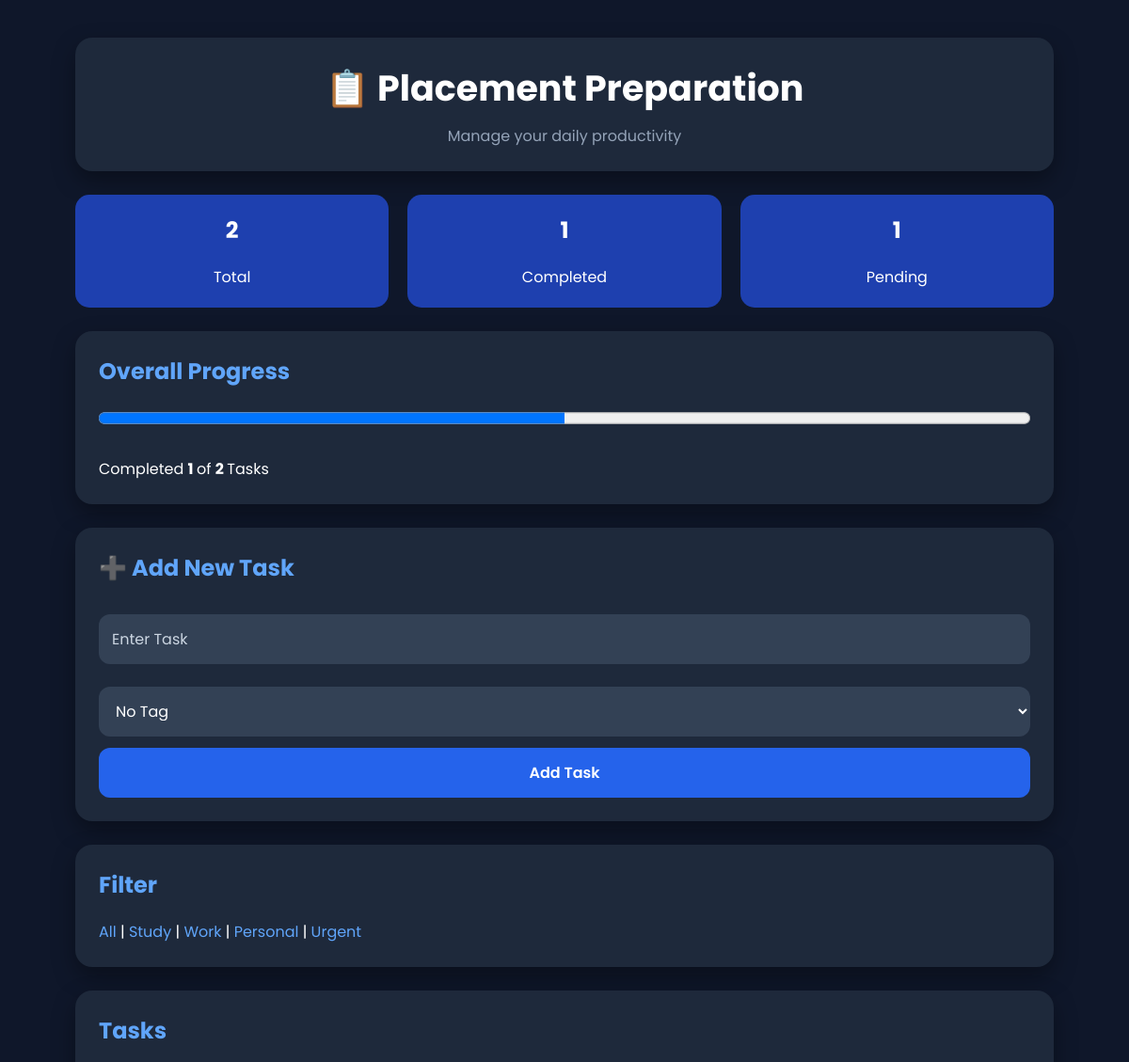
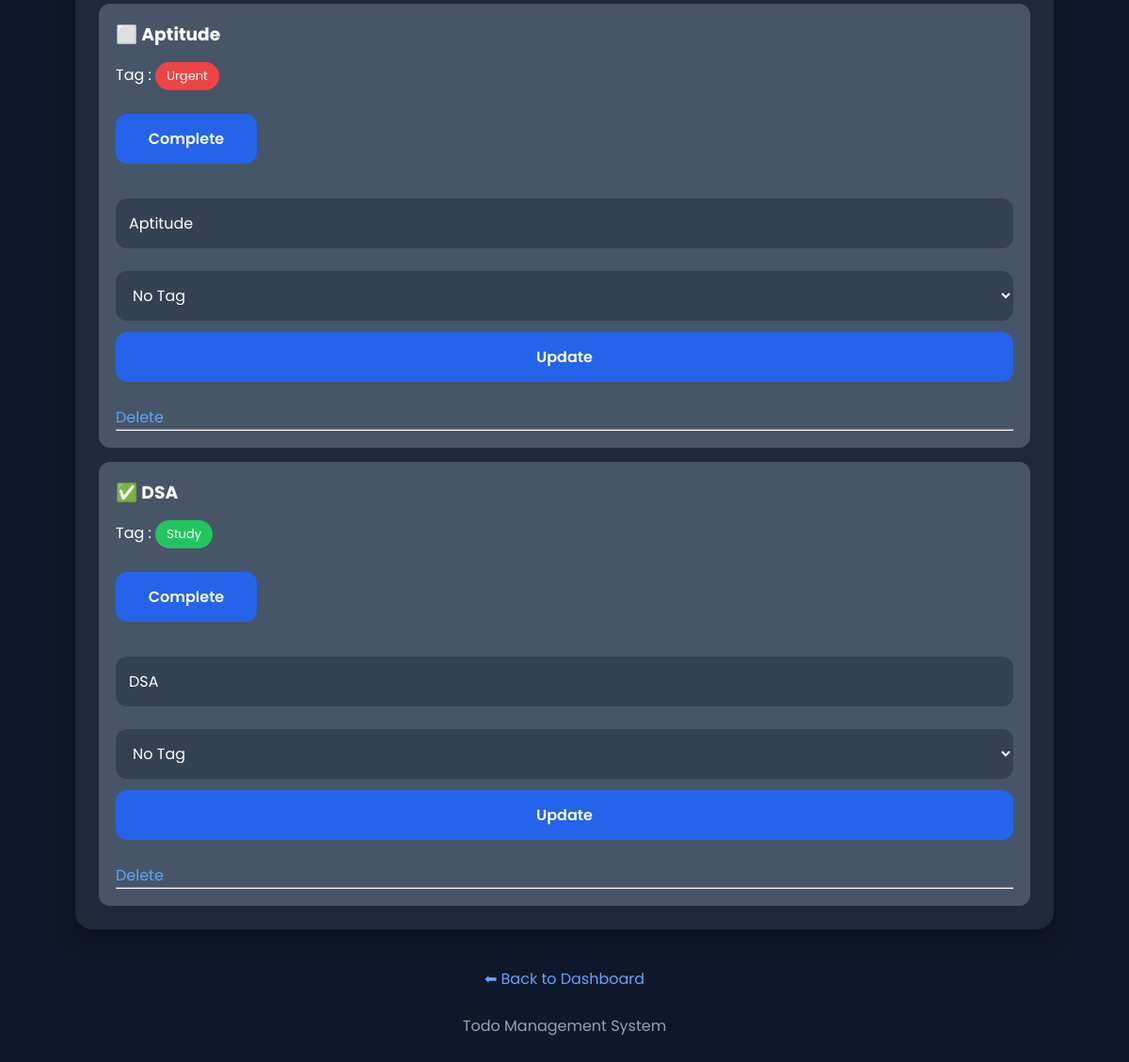
Page /todo/2 (signed in) on the committed database (2 pictures, top to bottom).
### tables this page shows
CREATE TABLE todo_lists(
        id INTEGER PRIMARY KEY AUTOINCREMENT,
        user_id INTEGER,
        title TEXT NOT NULL,
        is_public INTEGER DEFAULT 0,
        share_token TEXT
    );

CREATE TABLE todo_items(
        id INTEGER PRIMARY KEY AUTOINCREMENT,
        list_id INTEGER,
        title TEXT NOT NULL,
        completed INTEGER DEFAULT 0,
        tag TEXT DEFAULT 'No Tag'
    );

### app.py (the view)
@app.route("/todo/<int:list_id>")
def todo(list_id):
    if "user_id" not in session:
        return redirect("/login")
    conn = get_db()
    cursor = conn.cursor()
    cursor.execute(
        """
        SELECT * FROM todo_lists
        WHERE id=? AND user_id=?
        """,
        (
            list_id,
            session["user_id"]
        )
    )
    todo_list = cursor.fetchone()
    if not todo_list:
        conn.close()
        return "Access Denied"
    cursor.execute(
        """
        SELECT * FROM todo_items
        WHERE list_id=?
        ORDER BY id DESC
        """,
        (list_id,)
    )
    todo_items = cursor.fetchall()
    conn.close()
    return render_template(
        "todo.html",
        todo_list=todo_list,
        todo_items=todo_items
    )

### app.py (called while the page is built)
def get_db():
    conn = sqlite3.connect("todo.db")
    conn.row_factory = sqlite3.Row
    return conn

### templates/todo.html (shortened to what this page needs)
<!DOCTYPE html>
<html lang="en">
<head>
<link rel="stylesheet" href="{{ url_for('static', filename='style.css') }}">
</head>
<body>
<div class="container">
<div class="card">
<h1>📋 {{ todo_list["title"] }}</h1>
<p style="text-align:center;color:#94a3b8;">
Manage your daily productivity
</p>
</div>
<div class="stats">
<div class="stat-card">
<h2>{{ todo_items|length }}</h2>
<p>Total</p>
</div>
<div class="stat-card">
<h2>
{{ todo_items|selectattr("completed","equalto",1)|list|length }}
</h2>
<p>Completed</p>
</div>
<div class="stat-card">
<h2>
{{ todo_items|selectattr("completed","equalto",0)|list|length }}
</h2>
<p>Pending</p>
</div>
</div>
{% set total = todo_items|length %}
{% set completed = todo_items|selectattr("completed","equalto",1)|list|length %}
<div class="card">
<h2>Overall Progress</h2>
<progress
value="{{ completed }}"
max="{{ total if total>0 else 1 }}"
style="width:100%;height:25px;">
</progress>
<br><br>
<p>
Completed
<strong>
{{ completed }}
</strong>
of
<strong>
{{ total }}
</strong>
Tasks
</p>
</div>
<div class="card">
<h2>➕ Add New Task</h2>
<form action="/add_item/{{ todo_list['id'] }}" method="POST">
<input
type="text"
name="title"
placeholder="Enter Task"
required>
<select name="tag">
<option>No Tag</option>
</select>
<button>
Add Task
</button>
</form>
</div>
<div class="card">
<h2>Filter</h2>
<a href="/todo/{{ todo_list['id'] }}">All</a>
|
<a href="/todo/{{ todo_list['id'] }}/tag/Study">
Study
</a>
|
<a href="/todo/{{ todo_list['id'] }}/tag/Work">
Work
</a>
|
<a href="/todo/{{ todo_list['id'] }}/tag/Personal">
Personal
</a>
|
<a href="/todo/{{ todo_list['id'] }}/tag/Urgent">
Urgent
</a>
</div>
<div class="card">
<h2>Tasks</h2>
{% if todo_items %}
{% for item in todo_items %}
<div class="todo-item">
{% if item["completed"]==1 %}
<h3>
✅ {{ item["title"] }}
</h3>
{% else %}
<h3>
⬜ {{ item["title"] }}
</h3>
{% endif %}
<p>
Tag :
{% if item["tag"]=="Urgent" %}
<span class="badge high">
Urgent
</span>
{% elif item["tag"]=="Study" %}
<span class="badge low">
Study
</span>
{% elif item["tag"]=="Work" %}
<span class="badge medium">
Work
</span>
{% else %}
<span class="badge">
{{ item["tag"] }}
</span>
{% endif %}
</p>
<br>
<a href="/toggle_item/{{ item['id'] }}/{{ todo_list['id'] }}">
<button style="width:150px;">
Complete
</button>
</a>
<br><br>
<form
action="/edit_item/{{ item['id'] }}/{{ todo_list['id'] }}"
method="POST">
<input
type="text"
name="title"
value="{{ item['title'] }}"
required>
<select name="tag">
<option>No Tag</option>
</select>
<button>
Update
</button>
</form>
<br>
<a href="/delete_item/{{ item['id'] }}/{{ todo_list['id'] }}">
Delete
</a>
<hr>
</div>
{% endfor %}
{% endif %}
</div>
<div class="footer">
<a href="/dashboard">
⬅ Back to Dashboard
</a>
<br><br>
Todo Management System
</div>
</div>
</body>
</html>

### static/style.css (style rules this page uses)
* { margin:0; padding:0; box-sizing:border-box; font-family:'Poppins',sans-serif; }
body { background:#0f172a; color:white; min-height:100vh; }
.container { width:90%; max-width:1200px; margin:auto; padding:40px 20px; }
.card { background:#1e293b; padding:25px; border-radius:18px; margin-bottom:25px; box-shadow:0 10px 25px rgba(0,0,0,.35); transition:.3s; }
h1 { text-align:center; margin-bottom:10px; font-size:38px; }
h2 { margin-bottom:20px; color:#60a5fa; }
h3 { margin-bottom:15px; }
input,select { width:100%; padding:14px; margin:12px 0; border:none; border-radius:12px; background:#334155; color:white; font-size:16px; }
input::placeholder { color:#cbd5e1; }
button { width:100%; padding:14px; background:#2563eb; border:none; color:white; border-radius:12px; cursor:pointer; font-size:16px; font-weight:600; transition:.3s; }
a { color:#60a5fa; text-decoration:none; }
.todo-item { background:#475569; padding:18px; margin-top:15px; border-radius:12px; }
.stats { display:grid; grid-template-columns:repeat(3,1fr); gap:20px; margin:25px 0; }
.stat-card { background:#1e40af; padding:20px; text-align:center; border-radius:15px; }
.stat-card h2 { color:white; }
.badge { padding:5px 12px; border-radius:30px; font-size:13px; display:inline-block; }
.high { background:#ef4444; }
.low { background:#22c55e; }
.footer { text-align:center; margin-top:40px; color:#94a3b8; }
button { transition:0.3s; }
.card { animation:fadeIn .5s ease-in; }

### rows in the picture
todo_lists: title "Placement Preparation"
todo_items: title "Aptitude", tag "Urgent"
todo_items: title "DSA", tag "Study"

### other values in the picture
{{ todo_items|length }} "2"
{{ todo_items|selectattr("completed","equalto",1)|list|length }} "1"
{{ todo_items|selectattr("completed","equalto",0)|list|length }} "1"
{{ completed }} "1"
{{ total }} "2"
